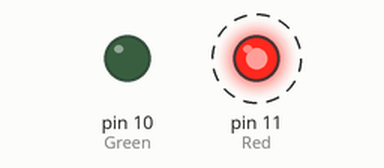
This sketch was run on a simulated Arduino Uno, built with avr-gcc and run on an emulated ATmega328P. On the bench: output pins drawn as LEDs (lit = HIGH). Dashed ring = blinking.

Above: at 0.2 s.
At 2.2 s:
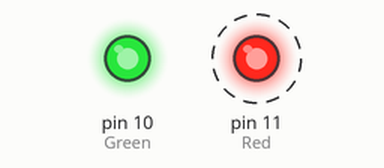
Timing chart, 0 to 3.0 s (numbered marks = the images above):
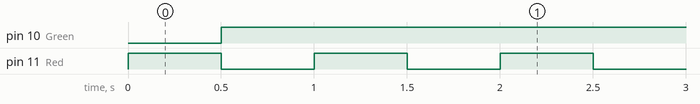

Measured:
- by itself, pin 10 (Green): LOW → HIGH at 0.50 s
- by itself, pin 11 (Red): alternates HIGH for 0.50 s and LOW for 0.50 s

The sketch:

LED_Test.ino
```cpp
const int Red = 11;
const int Green = 10;

void setup() {
 pinMode(Red, OUTPUT);
 pinMode(Green, OUTPUT);

}

void loop() {
 digitalWrite(Red, HIGH);
 delay(500);
 digitalWrite(Red, LOW);
 digitalWrite(Green, HIGH);
 delay(500);
 digitalWrite(Green, HIGH);

}
```
